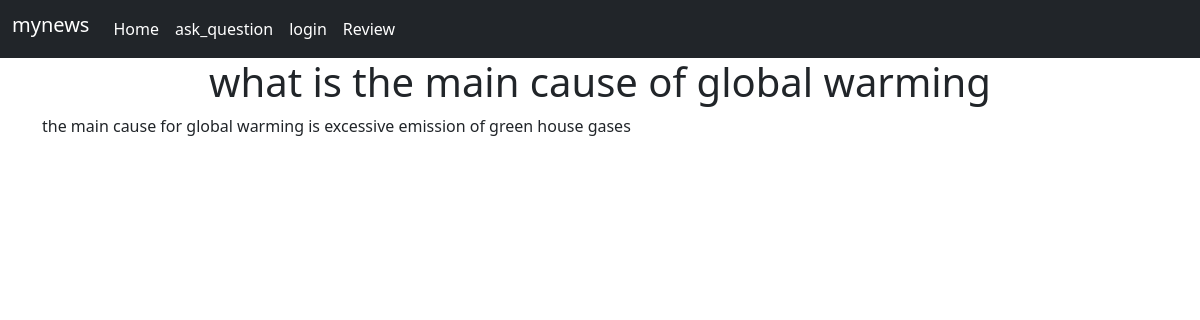
/home/forums/detail/3, run on the app's committed database.
### home/models.py (models this page shows, shortened)
class ask_question(models.Model):
    question=models.CharField(max_length=256)
    comment=models.ManyToManyField(settings.AUTH_USER_MODEL, through='comments')
    created_at=models.DateTimeField(auto_now_add=True)
    updated_at=models.DateTimeField(auto_now=True)

class comments(models.Model):
    com=models.TextField(max_length=120, validators=[MinLengthValidator(3,"the comment lentgh must be greater than 3")], blank=True)
    user=models.ForeignKey(settings.AUTH_USER_MODEL,on_delete= models.CASCADE)
    com_ques=models.ForeignKey(ask_question,on_delete=models.CASCADE)

### home/views.py (the view)
# urls.py: path('forums/detail/<int:pk>',views.forum_detail.as_view(),name='forum_detail'),
class forum_detail( DetailView):
    model=ask_question
    def get(self,request,pk):
        question=ask_question.objects.get(id=pk)
        form=commentform()
        comment=comments.objects.filter(com_ques=question)
        cntx={'question':question,'form':form,'comments':comment }
        return render(request,'home/forum_detail.html',cntx)

### home/templates/home/forum_detail.html (shortened to what this page needs)
{% extends 'basic_bootstrap.html' %}
{% block content %}
{% load crispy_forms_tags%}
<h1 style="text-align:center">{{question.question}}</h1>
{% if comments %}
{% for comment  in comments %}
<p>{{comment.com}}</p>
{% endfor %}
{% else %}
<p>there are no comments on this question yet</p>
{% endif %}
{% endblock content %}

### data on the page
ask_question: question "what is the main cause of global warming"
comments: com "the main cause for global warming is excessive emission of green house gases"
